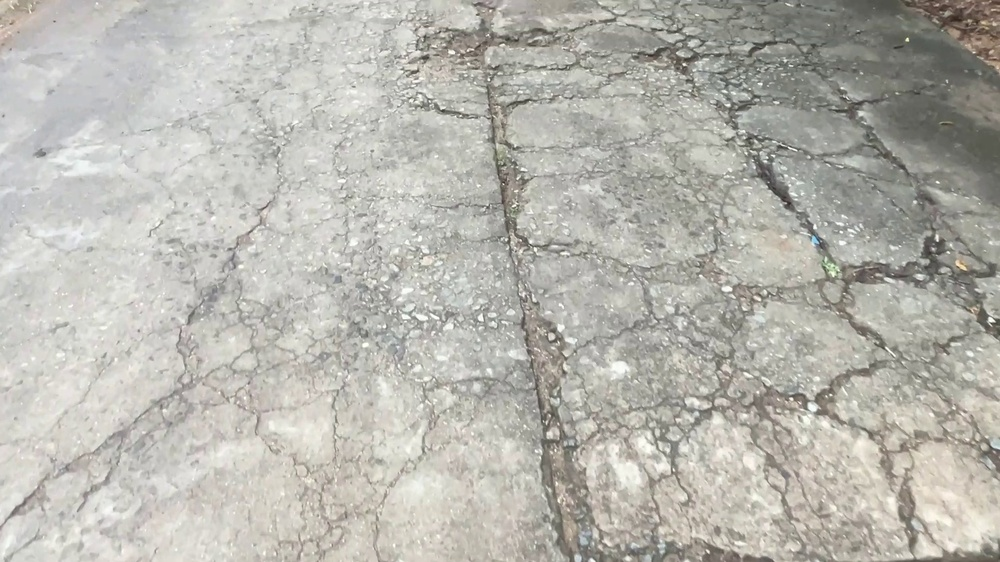
#> input picture frames/selected/aligatorCracking_frame_13.jpg, 1000 x 562 px, shrunk from 1920 x 1080 before the run; its folder holds only this picture in this run
$ jupyter execute final_pipeline.ipynb   (older library calls are emulated)
#> lines starting #> are read from the running program, lines starting #| are printed output that depends on the picture
[cell 1]
import cv2
import numpy as np
import os
import pandas as pd

input_folder = "../frames/selected"
output_root = "../frames/enhanced"

folders = [
    "1_Grayscale",
    "2_NoiseReduced",
    "3_IlluminationCorrected",
    "4_ContrastStretched",
    "5_HistogramEqualized",
    "6_BlurReduced_Sharpened",
    "7_Final_Enhanced_Output"
]

for folder in folders:
    os.makedirs(os.path.join(output_root, folder), exist_ok=True)

def estimate_noise_variance(gray):
    blur = cv2.GaussianBlur(gray, (5,5), 0)
    noise = gray.astype(np.float32) - blur.astype(np.float32)
    return np.var(noise)

def detect_salt_pepper(gray, threshold=0.02):
    total_pixels = gray.size
    extreme_pixels = np.sum((gray == 0) | (gray == 255))
    return (extreme_pixels / total_pixels) > threshold

def remove_shadows(img, ksize=51):
    kernel = cv2.getStructuringElement(cv2.MORPH_ELLIPSE, (ksize, ksize))
    background = cv2.morphologyEx(img, cv2.MORPH_CLOSE, kernel)
    return cv2.divide(img, background, scale=255)

def contrast_stretch(img):
    min_val = np.min(img)
    max_val = np.max(img)
    if max_val == min_val:
        return img.copy()
    stretched = (img - min_val) * (255.0 / (max_val - min_val))
    return stretched.astype(np.uint8)

def laplacian_variance(img):
    lap = cv2.Laplacian(img, cv2.CV_64F)
    return lap.var()

# FRAME ANALYSIS
files = sorted(os.listdir(input_folder))
analysis_data = []

for file in files:
    if not file.lower().endswith((".jpg", ".jpeg", ".png", ".bmp", ".tif", ".tiff")):
        continue

    path = os.path.join(input_folder, file)
    img = cv2.imread(path)
#> img is the input picture: shape (562, 1000, 3); mean B, G, R 175.1, 182.3, 183.6
    if img is None:
        continue

    gray = cv2.cvtColor(img, cv2.COLOR_BGR2GRAY)

    noise_var = estimate_noise_variance(gray)
#> in estimate_noise_variance, `noise = gray.astype(np.float32) - blur.astype(np.float32)`:
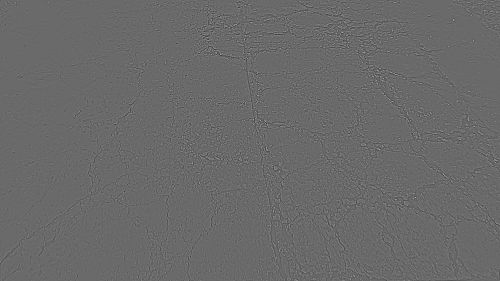
#> noise: shape (562, 1000) float32 (shown at 1/2 size); min -74, max 104, mean 0; drawn with min black and max white
#> noise_var = 52.33
    is_sp = detect_salt_pepper(gray)
#> in detect_salt_pepper, `extreme_pixels = np.sum((gray == 0) | (gray == 255))`: extreme_pixels = 15
#> is_sp = False
    sharpness = laplacian_variance(gray)
#> in laplacian_variance, `lap = cv2.Laplacian(img, cv2.CV_64F)`:
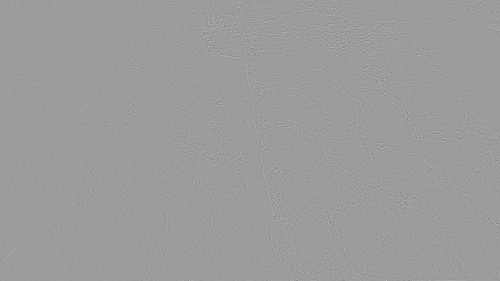
#> lap: shape (562, 1000) float64 (shown at 1/2 size); min -406, max 257, mean 0; drawn with min black and max white
#> sharpness = 555.7

    analysis_data.append([file, noise_var, is_sp, sharpness])

df = pd.DataFrame(
    analysis_data,
    columns=["Frame", "NoiseVariance", "SaltPepper", "Sharpness"]
)
#> df = table of 1 rows and 4 columns

mean_noise = df["NoiseVariance"].mean()
#> mean_noise = 52.33
std_noise = df["NoiseVariance"].std()
#> std_noise = nan

low_noise = mean_noise - std_noise
#> low_noise = nan
high_noise = mean_noise + std_noise
#> high_noise = nan

def classify_noise(val):
    if val < low_noise:
        return "Low"
    elif val > high_noise:
        return "High"
    else:
        return "Moderate"

df["NoiseLevel"] = df["NoiseVariance"].apply(classify_noise)

mean_sharp = df["Sharpness"].mean()
#> mean_sharp = 555.7
std_sharp = df["Sharpness"].std()
#> std_sharp = nan
blur_threshold = mean_sharp - 0.5 * std_sharp
#> blur_threshold = nan

print("\nAdaptive Blur Threshold:", round(blur_threshold, 2))
#| Adaptive Blur Threshold: nan

results = []

for index, row in df.iterrows():

    file = row["Frame"]
#> file = 'aligatorCracking_frame_13.jpg'
    path = os.path.join(input_folder, file)
    img = cv2.imread(path)
    gray = cv2.cvtColor(img, cv2.COLOR_BGR2GRAY)

    cv2.imwrite(os.path.join(output_root, "1_Grayscale", file), gray)

    if row["NoiseLevel"] != "Low":
        if row["SaltPepper"]:
            denoised = cv2.medianBlur(gray, 5)
            noise_type = "Salt & Pepper"
        else:
            denoised = cv2.GaussianBlur(gray, (5,5), 0)
            noise_type = "Gaussian"
    else:
        denoised = gray.copy()
        noise_type = "Low"

    cv2.imwrite(os.path.join(output_root, "2_NoiseReduced", file), denoised)

    illum_corrected = remove_shadows(denoised)
#> in remove_shadows, `background = cv2.morphologyEx(img, cv2.MORPH_CLOSE, kernel)`:
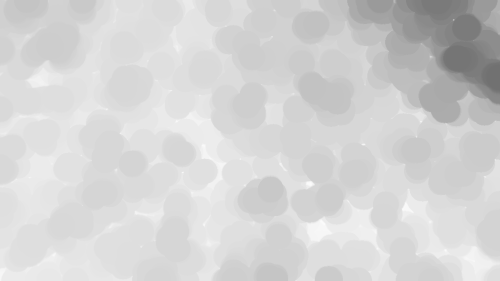
#> background: shape (562, 1000) (shown at 1/2 size); min 113, max 252, mean 211.4
#> in remove_shadows, `return cv2.divide(img, background, scale=255)`:
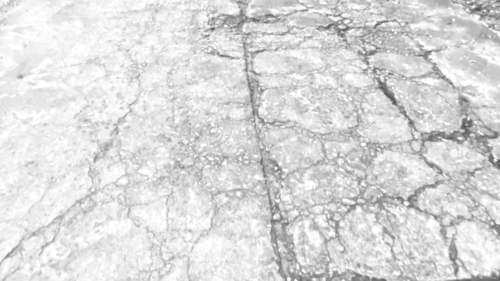
#> returned value: shape (562, 1000) (shown at 1/2 size); min 71, max 255, mean 218.9
    cv2.imwrite(os.path.join(output_root, "3_IlluminationCorrected", file), illum_corrected)

    stretched = contrast_stretch(illum_corrected)
#> in contrast_stretch, `min_val = np.min(img)`: min_val = 71
#> in contrast_stretch, `max_val = np.max(img)`: max_val = 255
#> in contrast_stretch, `stretched = (img - min_val) * (255.0 / (max_val - min_val))`:
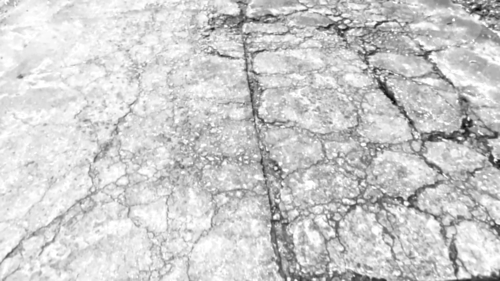
#> stretched: shape (562, 1000) float64 (shown at 1/2 size); min 0, max 255, mean 204.9
    cv2.imwrite(os.path.join(output_root, "4_ContrastStretched", file), stretched)

    hist_eq = cv2.equalizeHist(stretched)
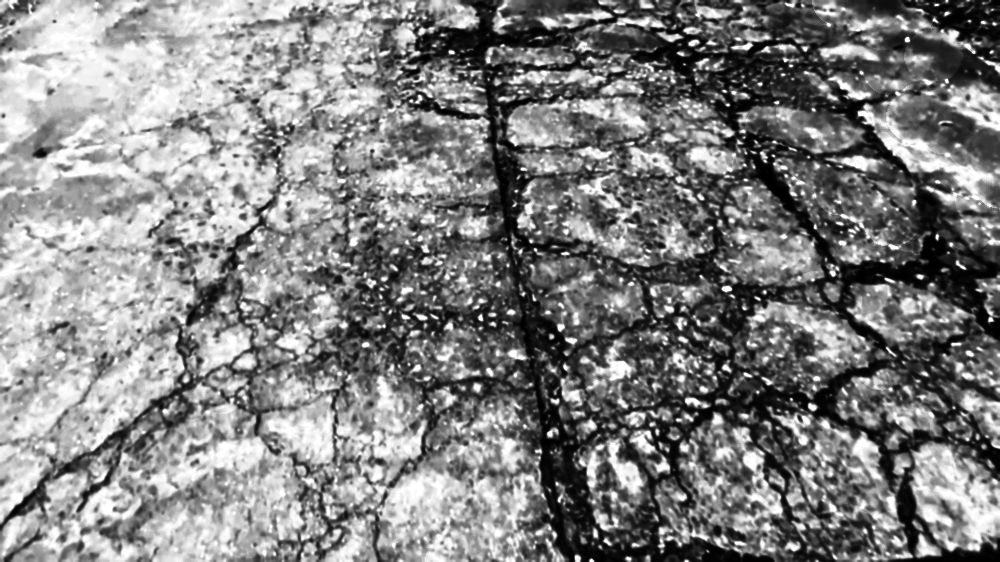
#> hist_eq: shape (562, 1000); min 0, max 255, mean 129.3
    cv2.imwrite(os.path.join(output_root, "5_HistogramEqualized", file), hist_eq)

    sharpness_value = laplacian_variance(hist_eq)
#> sharpness_value = 745.9

    if sharpness_value < blur_threshold:
        blur_status = "Blurred"
        lap = cv2.Laplacian(hist_eq, cv2.CV_64F)
        sharpened = hist_eq - lap
        sharpened = np.clip(sharpened, 0, 255).astype(np.uint8)
    else:
        blur_status = "Sharp"
        sharpened = hist_eq.copy()

    cv2.imwrite(os.path.join(output_root, "6_BlurReduced_Sharpened", file), sharpened)
    cv2.imwrite(os.path.join(output_root, "7_Final_Enhanced_Output", file), sharpened)

    contrast_before = np.std(gray)
#> contrast_before = 33.76
    contrast_after = np.std(sharpened)
#> contrast_after = 74.15

    results.append([file, noise_type, blur_status, contrast_before, contrast_after])

print("\nAll images processed successfully.")

eval_df = pd.DataFrame(
    results,
    columns=["Frame", "NoiseType", "BlurStatus", "ContrastBefore", "ContrastAfter"]
)
#> eval_df = table of 1 rows and 5 columns

print("\n---------- FINAL PIPELINE RESULTS ----------")
print(eval_df)
#> (printed output is left out)

print("\nBlur Distribution:")
print(eval_df["BlurStatus"].value_counts())
#| BlurStatus
#| Sharp    1
#| Name: count, dtype: int64

print("\nNoise Distribution:")
print(eval_df["NoiseType"].value_counts())
#| NoiseType
#| Gaussian    1
#| Name: count, dtype: int64

$ run again, on frames/selected/aligatorCracking_frame__24.jpg
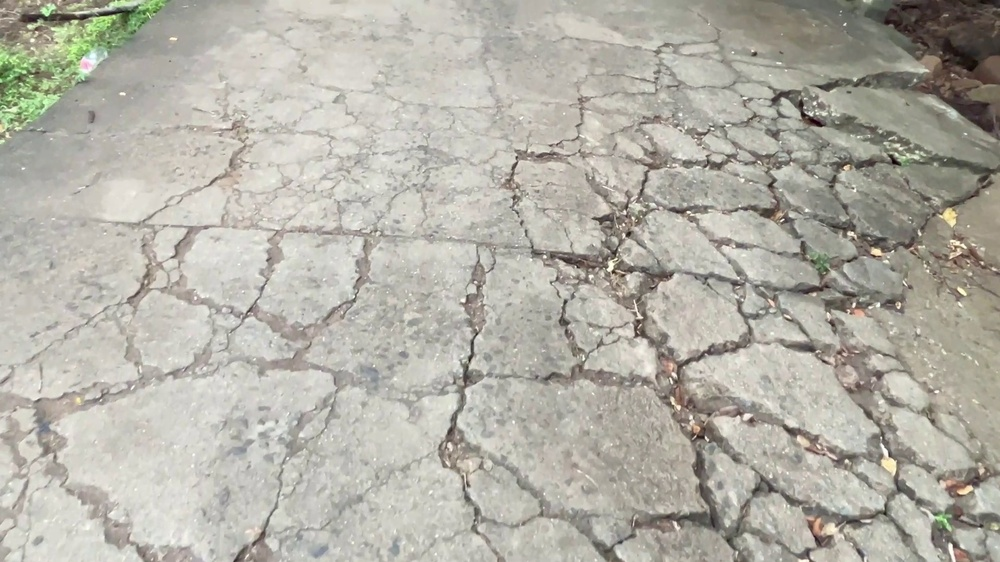
#> input picture frames/selected/aligatorCracking_frame__24.jpg, 1000 x 562 px, shrunk from 1920 x 1080 before the run
#> img is the input picture: shape (562, 1000, 3); mean B, G, R 167, 176.9, 179.4
#> noise_var = 44.93
#> extreme_pixels = 1
#> is_sp = False
#> sharpness = 454.7
#> df = table of 1 rows and 4 columns
#> mean_noise = 44.93
#> std_noise = nan
#> mean_sharp = 454.7
#> std_sharp = nan
#| Adaptive Blur Threshold: nan
#> file = 'aligatorCracking_frame__24.jpg'
#> in remove_shadows, `return cv2.divide(img, background, scale=255)`:
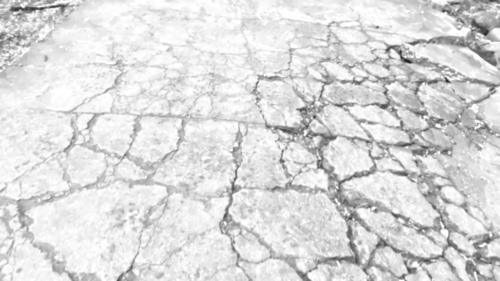
#> returned value: shape (562, 1000) (shown at 1/2 size); min 21, max 255, mean 219.2
#> min_val = 21
#> max_val = 255
#> in laplacian_variance (call 2), `lap = cv2.Laplacian(img, cv2.CV_64F)`:
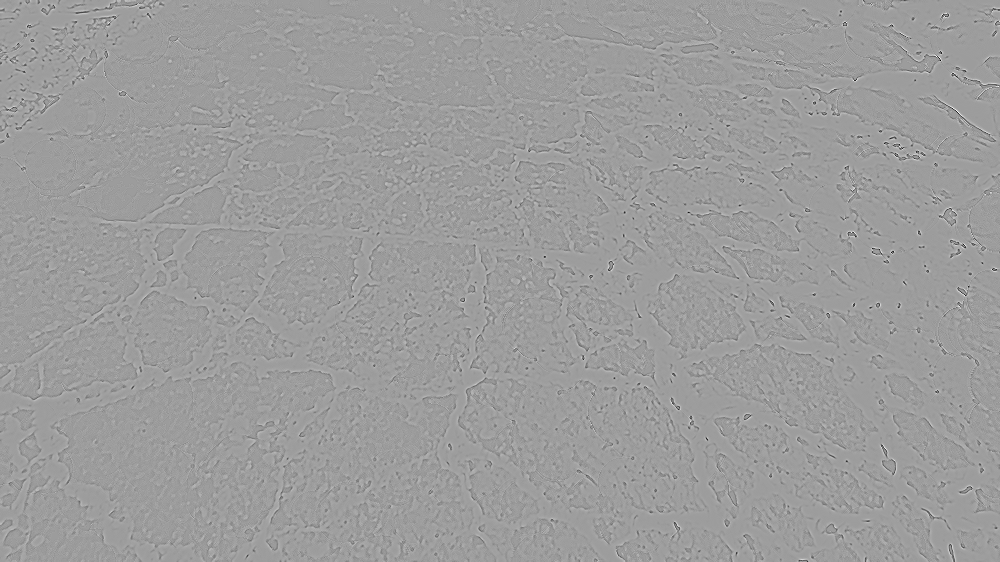
#> lap: shape (562, 1000) float64; min -465, max 291, mean 0; drawn with min black and max white
#> sharpness_value = 715.6
#> contrast_before = 36.04
#> contrast_after = 74.43
#> eval_df = table of 1 rows and 5 columns
#> (printed output is left out)
#| BlurStatus
#| Sharp    1
#| Name: count, dtype: int64
#| NoiseType
#| Gaussian    1
#| Name: count, dtype: int64

$ run again, on frames/selected/aligatorCracking_frame__29.jpg
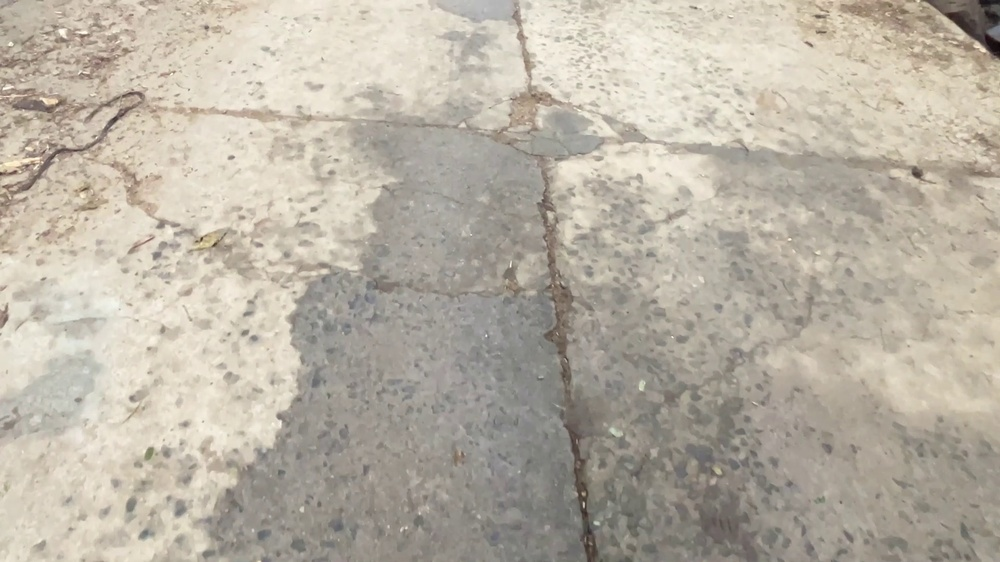
#> input picture frames/selected/aligatorCracking_frame__29.jpg, 1000 x 562 px, shrunk from 1920 x 1080 before the run
#> img is the input picture: shape (562, 1000, 3); mean B, G, R 164.7, 177.9, 185.2
#> noise_var = 14.42
#> extreme_pixels = 0
#> is_sp = False
#> sharpness = 137
#> df = table of 1 rows and 4 columns
#> mean_noise = 14.42
#> std_noise = nan
#> mean_sharp = 137
#> std_sharp = nan
#| Adaptive Blur Threshold: nan
#> file = 'aligatorCracking_frame__29.jpg'
#> in remove_shadows, `return cv2.divide(img, background, scale=255)`:
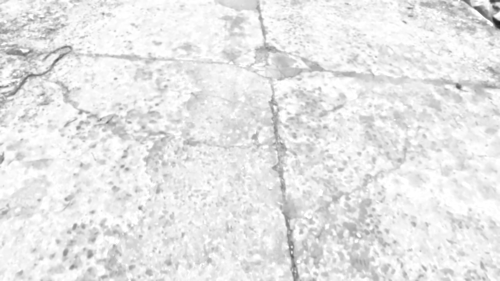
#> returned value: shape (562, 1000) (shown at 1/2 size); min 27, max 255, mean 231.1
#> min_val = 27
#> max_val = 255
#> `hist_eq = cv2.equalizeHist(stretched)`:
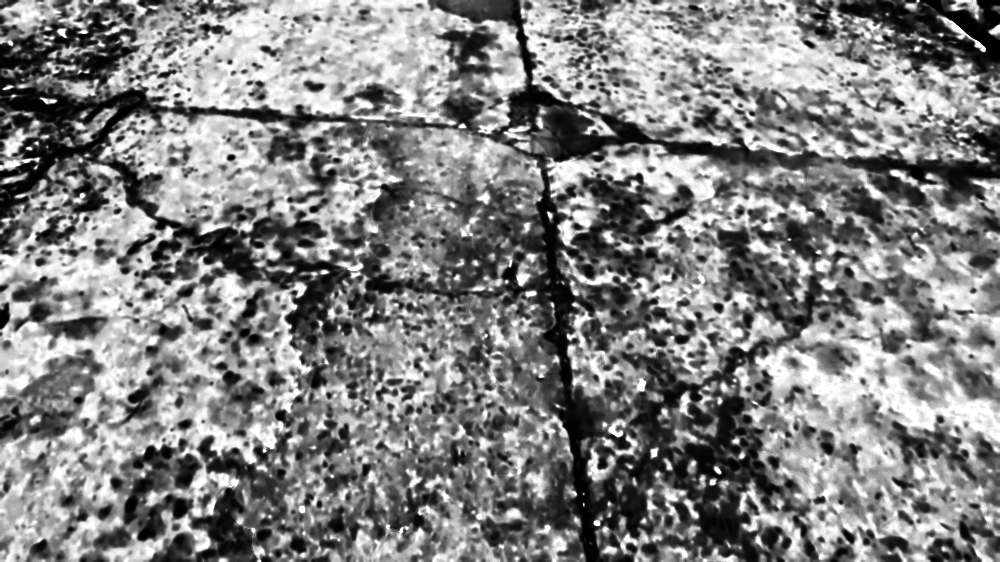
#> hist_eq: shape (562, 1000); min 0, max 255, mean 130
#> sharpness_value = 689.6
#> contrast_before = 34.24
#> contrast_after = 74.62
#> eval_df = table of 1 rows and 5 columns
#> (printed output is left out)
#| BlurStatus
#| Sharp    1
#| Name: count, dtype: int64
#| NoiseType
#| Gaussian    1
#| Name: count, dtype: int64
